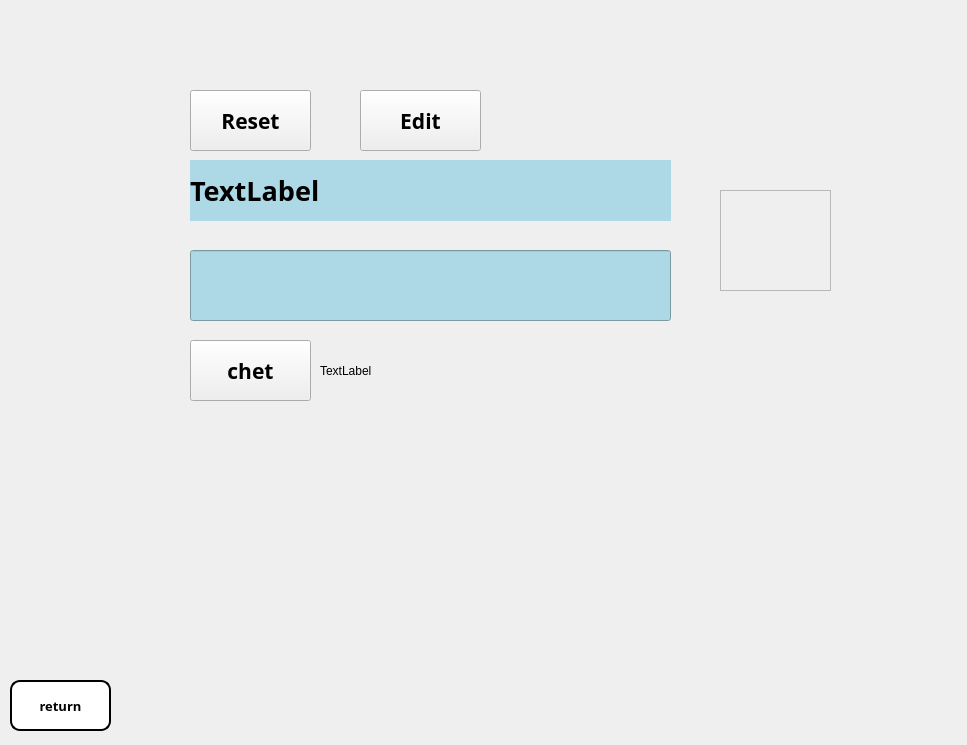
<?xml version="1.0" encoding="UTF-8"?>
<ui version="4.0">
 <class>Form</class>
 <widget class="QWidget" name="Form">
  <property name="geometry">
   <rect>
    <x>0</x>
    <y>0</y>
    <width>967</width>
    <height>745</height>
   </rect>
  </property>
  <property name="windowTitle">
   <string>Form</string>
  </property>
  <widget class="QLabel" name="label">
   <property name="geometry">
    <rect>
     <x>0</x>
     <y>0</y>
     <width>971</width>
     <height>751</height>
    </rect>
   </property>
   <property name="text">
    <string/>
   </property>
   <property name="pixmap">
    <pixmap>download (1).jpg</pixmap>
   </property>
   <property name="scaledContents">
    <bool>true</bool>
   </property>
  </widget>
  <widget class="QLineEdit" name="lineEdit">
   <property name="geometry">
    <rect>
     <x>190</x>
     <y>250</y>
     <width>481</width>
     <height>71</height>
    </rect>
   </property>
   <property name="font">
    <font>
     <family>Rockwell Extra Bold</family>
     <pointsize>20</pointsize>
     <weight>75</weight>
     <bold>true</bold>
    </font>
   </property>
   <property name="styleSheet">
    <string notr="true">background-color: lightblue; /* Azul claro */
</string>
   </property>
   <property name="text">
    <string/>
   </property>
  </widget>
  <widget class="QLabel" name="label_2">
   <property name="geometry">
    <rect>
     <x>190</x>
     <y>160</y>
     <width>481</width>
     <height>61</height>
    </rect>
   </property>
   <property name="font">
    <font>
     <family>Rockwell Extra Bold</family>
     <pointsize>20</pointsize>
     <weight>75</weight>
     <bold>true</bold>
    </font>
   </property>
   <property name="styleSheet">
    <string notr="true">background-color: lightblue; /* Azul claro */
</string>
   </property>
   <property name="text">
    <string>TextLabel</string>
   </property>
  </widget>
  <widget class="QPushButton" name="pushButton_4">
   <property name="geometry">
    <rect>
     <x>360</x>
     <y>90</y>
     <width>121</width>
     <height>61</height>
    </rect>
   </property>
   <property name="font">
    <font>
     <family>Rockwell Extra Bold</family>
     <pointsize>16</pointsize>
     <weight>75</weight>
     <bold>true</bold>
    </font>
   </property>
   <property name="text">
    <string>Edit</string>
   </property>
  </widget>
  <widget class="QPushButton" name="pushButton_5">
   <property name="geometry">
    <rect>
     <x>190</x>
     <y>90</y>
     <width>121</width>
     <height>61</height>
    </rect>
   </property>
   <property name="font">
    <font>
     <family>Rockwell Extra Bold</family>
     <pointsize>16</pointsize>
     <weight>75</weight>
     <bold>true</bold>
    </font>
   </property>
   <property name="text">
    <string>Reset</string>
   </property>
  </widget>
  <widget class="QPushButton" name="pushButton_6">
   <property name="geometry">
    <rect>
     <x>190</x>
     <y>340</y>
     <width>121</width>
     <height>61</height>
    </rect>
   </property>
   <property name="font">
    <font>
     <family>Rockwell Extra Bold</family>
     <pointsize>16</pointsize>
     <weight>75</weight>
     <bold>true</bold>
    </font>
   </property>
   <property name="text">
    <string>chet</string>
   </property>
  </widget>
  <widget class="QFrame" name="frame">
   <property name="geometry">
    <rect>
     <x>720</x>
     <y>190</y>
     <width>111</width>
     <height>101</height>
    </rect>
   </property>
   <property name="frameShape">
    <enum>QFrame::StyledPanel</enum>
   </property>
   <property name="frameShadow">
    <enum>QFrame::Raised</enum>
   </property>
  </widget>
  <widget class="QLabel" name="label_Chet">
   <property name="geometry">
    <rect>
     <x>320</x>
     <y>350</y>
     <width>251</width>
     <height>41</height>
    </rect>
   </property>
   <property name="text">
    <string>TextLabel</string>
   </property>
  </widget>
  <widget class="QPushButton" name="pushButton_2">
   <property name="geometry">
    <rect>
     <x>10</x>
     <y>680</y>
     <width>101</width>
     <height>51</height>
    </rect>
   </property>
   <property name="font">
    <font>
     <family>Rockwell Extra Bold</family>
     <pointsize>10</pointsize>
     <weight>75</weight>
     <bold>true</bold>
    </font>
   </property>
   <property name="styleSheet">
    <string notr="true">QPushButton {
    background-color:White;
    color: black;
    border-radius: 10px;
    border: 2px solid black;
}

QPushButton:hover {
    background-color: Gray;
    color: white;
    border: 2px solid white;
}

QPushButton:pressed {
    background-color:Gray;
    border: 2px solid yellow;
}</string>
   </property>
   <property name="text">
    <string>return</string>
   </property>
  </widget>
 </widget>
 <resources/>
 <connections/>
</ui>
